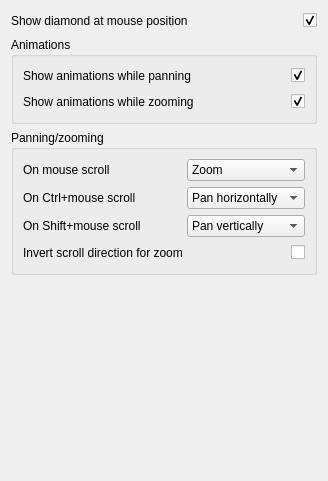
     <widget class="QWidget" name="tab_mouse">
      <attribute name="title">
       <string>Mouse</string>
      </attribute>
      <layout class="QVBoxLayout" name="verticalLayout_11">
       <item>
        <layout class="QHBoxLayout" name="horizontalLayout_21">
         <item>
          <widget class="QLabel" name="label_29">
           <property name="text">
            <string>Show diamond at mouse position</string>
           </property>
          </widget>
         </item>
         <item>
          <spacer name="horizontalSpacer_29">
           <property name="orientation">
            <enum>Qt::Horizontal</enum>
           </property>
           <property name="sizeHint" stdset="0">
            <size>
             <width>40</width>
             <height>20</height>
            </size>
           </property>
          </spacer>
         </item>
         <item>
          <widget class="QCheckBox" name="checkBox_showMouseRect">
           <property name="toolTip">
            <string>Shows a grey diamond at the current mouse position on the grid</string>
           </property>
           <property name="layoutDirection">
            <enum>Qt::RightToLeft</enum>
           </property>
           <property name="text">
            <string/>
           </property>
           <property name="checked">
            <bool>true</bool>
           </property>
          </widget>
         </item>
        </layout>
       </item>
       <item>
        <widget class="QGroupBox" name="groupBox_11">
         <property name="title">
          <string>Animations</string>
         </property>
         <layout class="QVBoxLayout" name="verticalLayout_12">
          <item>
           <layout class="QHBoxLayout" name="horizontalLayout_22">
            <item>
             <widget class="QLabel" name="label_30">
              <property name="text">
               <string>Show animations while panning</string>
              </property>
             </widget>
            </item>
            <item>
             <spacer name="horizontalSpacer_30">
              <property name="orientation">
               <enum>Qt::Horizontal</enum>
              </property>
              <property name="sizeHint" stdset="0">
               <size>
                <width>40</width>
                <height>20</height>
               </size>
              </property>
             </spacer>
            </item>
            <item>
             <widget class="QCheckBox" name="checkBox_showAnimationPan">
              <property name="toolTip">
               <string>Toggle transition animations while panning</string>
              </property>
              <property name="layoutDirection">
               <enum>Qt::RightToLeft</enum>
              </property>
              <property name="text">
               <string/>
              </property>
              <property name="checked">
               <bool>true</bool>
              </property>
             </widget>
            </item>
           </layout>
          </item>
          <item>
           <layout class="QHBoxLayout" name="horizontalLayout_23">
            <item>
             <widget class="QLabel" name="label_31">
              <property name="text">
               <string>Show animations while zooming</string>
              </property>
             </widget>
            </item>
            <item>
             <spacer name="horizontalSpacer_31">
              <property name="orientation">
               <enum>Qt::Horizontal</enum>
              </property>
              <property name="sizeHint" stdset="0">
               <size>
                <width>40</width>
                <height>20</height>
               </size>
              </property>
             </spacer>
            </item>
            <item>
             <widget class="QCheckBox" name="checkBox_showAnimationZoom">
              <property name="toolTip">
               <string>Toggle transition animations while zooming</string>
              </property>
              <property name="layoutDirection">
               <enum>Qt::RightToLeft</enum>
              </property>
              <property name="text">
               <string/>
              </property>
              <property name="checked">
               <bool>true</bool>
              </property>
             </widget>
            </item>
           </layout>
          </item>
         </layout>
        </widget>
       </item>
       <item>
        <widget class="QGroupBox" name="groupBox_12">
         <property name="title">
          <string>Panning/zooming</string>
         </property>
         <layout class="QVBoxLayout" name="verticalLayout_13">
          <item>
           <layout class="QHBoxLayout" name="horizontalLayout_24">
            <item>
             <widget class="QLabel" name="label_32">
              <property name="text">
               <string>On mouse scroll</string>
              </property>
             </widget>
            </item>
            <item>
             <spacer name="horizontalSpacer_32">
              <property name="orientation">
               <enum>Qt::Horizontal</enum>
              </property>
              <property name="sizeHint" stdset="0">
               <size>
                <width>40</width>
                <height>20</height>
               </size>
              </property>
             </spacer>
            </item>
            <item>
             <widget class="QComboBox" name="comboBox_scrollModifierNone">
              <property name="toolTip">
               <string>Select behaviour when the mouse wheel is scrolled</string>
              </property>
              <item>
               <property name="text">
                <string>Zoom</string>
               </property>
              </item>
              <item>
               <property name="text">
                <string>Pan horizontally</string>
               </property>
              </item>
              <item>
               <property name="text">
                <string>Pan vertically</string>
               </property>
              </item>
             </widget>
            </item>
           </layout>
          </item>
          <item>
           <layout class="QHBoxLayout" name="horizontalLayout_25">
            <item>
             <widget class="QLabel" name="label_33">
              <property name="text">
               <string>On Ctrl+mouse scroll</string>
              </property>
             </widget>
            </item>
            <item>
             <spacer name="horizontalSpacer_33">
              <property name="orientation">
               <enum>Qt::Horizontal</enum>
              </property>
              <property name="sizeHint" stdset="0">
               <size>
                <width>40</width>
                <height>20</height>
               </size>
              </property>
             </spacer>
            </item>
            <item>
             <widget class="QComboBox" name="comboBox_scrollModifierCtrl">
              <property name="toolTip">
               <string>Select behaviour when the mouse wheel is scrolled while the Ctrl key is pressed</string>
              </property>
              <property name="currentIndex">
               <number>1</number>
              </property>
              <item>
               <property name="text">
                <string>Zoom</string>
               </property>
              </item>
              <item>
               <property name="text">
                <string>Pan horizontally</string>
               </property>
              </item>
              <item>
               <property name="text">
                <string>Pan vertically</string>
               </property>
              </item>
             </widget>
            </item>
           </layout>
          </item>
          <item>
           <layout class="QHBoxLayout" name="horizontalLayout_26">
            <item>
             <widget class="QLabel" name="label_34">
              <property name="text">
               <string>On Shift+mouse scroll</string>
              </property>
             </widget>
            </item>
            <item>
             <spacer name="horizontalSpacer_34">
              <property name="orientation">
               <enum>Qt::Horizontal</enum>
              </property>
              <property name="sizeHint" stdset="0">
               <size>
                <width>40</width>
                <height>20</height>
               </size>
              </property>
             </spacer>
            </item>
            <item>
             <widget class="QComboBox" name="comboBox_scrollModifierShift">
              <property name="toolTip">
               <string>Select behaviour when the mouse wheel is scrolled while the Shift key is pressed</string>
              </property>
              <property name="currentIndex">
               <number>2</number>
              </property>
              <item>
               <property name="text">
                <string>Zoom</string>
               </property>
              </item>
              <item>
               <property name="text">
                <string>Pan horizontally</string>
               </property>
              </item>
              <item>
               <property name="text">
                <string>Pan vertically</string>
               </property>
              </item>
             </widget>
            </item>
           </layout>
          </item>
          <item>
           <layout class="QHBoxLayout" name="horizontalLayout_27">
            <item>
             <widget class="QLabel" name="label_35">
              <property name="text">
               <string>Invert scroll direction for zoom</string>
              </property>
             </widget>
            </item>
            <item>
             <spacer name="horizontalSpacer_35">
              <property name="orientation">
               <enum>Qt::Horizontal</enum>
              </property>
              <property name="sizeHint" stdset="0">
               <size>
                <width>40</width>
                <height>20</height>
               </size>
              </property>
             </spacer>
            </item>
            <item>
             <widget class="QCheckBox" name="checkBox_zoomInvert">
              <property name="toolTip">
               <string>Invert the zooming behaviour (may be useful when using laptops with trackpads)</string>
              </property>
              <property name="layoutDirection">
               <enum>Qt::RightToLeft</enum>
              </property>
              <property name="text">
               <string/>
              </property>
             </widget>
            </item>
           </layout>
          </item>
         </layout>
        </widget>
       </item>
       <item>
        <spacer name="verticalSpacer_5">
         <property name="orientation">
          <enum>Qt::Vertical</enum>
         </property>
         <property name="sizeHint" stdset="0">
          <size>
           <width>20</width>
           <height>195</height>
          </size>
         </property>
        </spacer>
       </item>
      </layout>
     </widget>
